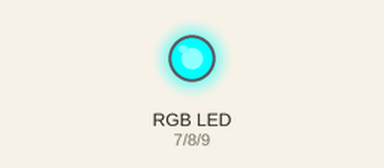
The sketch below on a simulated Arduino Uno, built with avr-gcc and run on an emulated ATmega328P. Parts: an RGB LED mixed from three pins (HIGH = lit).

Above: at 0.05 s.
At 1.9 s:
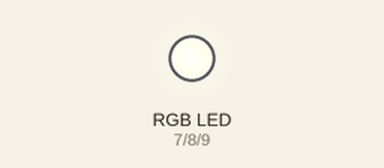
At 3.75 s:
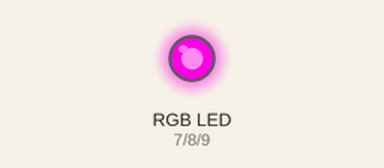
At 7.5 s:
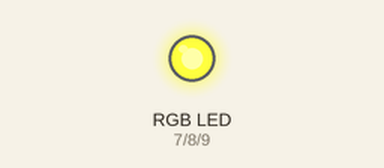
At 11.0 s:
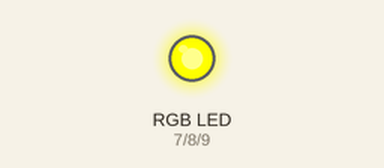
At 14.95 s:
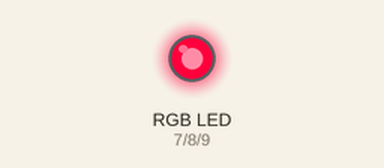
Timing chart, 0 to 17.3 s (numbered marks = the images above):
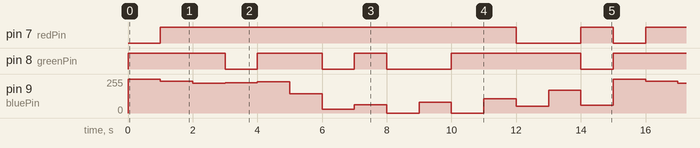

The sketch:

RGB.ino
```cpp
int redPin = 7;
int greenPin = 8;
int bluePin =9;

void setup() {
pinMode(redPin,OUTPUT);
pinMode(greenPin,OUTPUT);
pinMode(bluePin,OUTPUT);
}

void loop() {
setColor(0,255,255);//cyan
delay(1000);
setColor(175,238,238);//pale turquoise
delay(1000);
setColor(176,196,222);//light steel blue
delay(1000);
setColor(138,43,226);//blue violet
delay(1000);
setColor(135,206,235);//sky blue
delay(1000);
setColor(188,143,143);//rosy brown
delay(1000);
setColor(210,105,30);//chocolate
delay(1000);
setColor(205,133,63);//peru
delay(1000);
setColor(128,0,0);//maroon
delay(1000);
setColor(255,127,80);//coral
delay(1000);
setColor(255,165,0);//orange
delay(1000);
setColor(189,183,107);//dark khaki
delay(1000);
setColor(50,205,50);//lime green
delay(1000);
setColor(32,178,170);//light sea green
delay(1000);
setColor(220,20,60);//crimson
delay(1000);
}

void setColor(int redValue, int greenValue, int blueValue) {
  analogWrite(redPin, redValue);
  analogWrite(greenPin, greenValue);
  analogWrite(bluePin, blueValue);
}
```

Measured:
- by itself, pin 7 (redPin): LOW → HIGH at 1.0 s, → LOW 11.0 s later, → HIGH 2.0 s later, → LOW 1.0 s later, … (9 changes in this stretch)
- by itself, pin 8 (greenPin): repeats every 15.0 s: LOW 1.0 s, HIGH 2.0 s, LOW 1.0 s, HIGH 1.0 s, LOW 2.0 s, HIGH 4.0 s, LOW 1.0 s, HIGH 3.0 s
- by itself, pin 9 (bluePin): repeats every 15.0 s: 238/255 1.0 s, 222/255 1.0 s, 226/255 1.0 s, 235/255 1.0 s, 143/255 1.0 s, 30/255 1.0 s, 63/255 1.0 s, 0/255 1.0 s, 80/255 1.0 s, 0/255 1.0 s, 107/255 1.0 s, 50/255 1.0 s, 170/255 1.0 s, 60/255 1.0 s, 255/255 1.0 s
